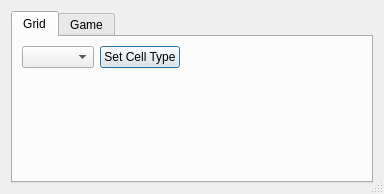
<?xml version="1.0" encoding="UTF-8"?>
<ui version="4.0">
 <class>DevMenu</class>
 <widget class="QDialog" name="DevMenu">
  <property name="geometry">
   <rect>
    <x>0</x>
    <y>0</y>
    <width>384</width>
    <height>194</height>
   </rect>
  </property>
  <property name="windowTitle">
   <string>Developer Menu</string>
  </property>
  <property name="sizeGripEnabled">
   <bool>true</bool>
  </property>
  <property name="modal">
   <bool>false</bool>
  </property>
  <layout class="QVBoxLayout" name="verticalLayout">
   <item>
    <widget class="QTabWidget" name="tabWidget">
     <property name="currentIndex">
      <number>0</number>
     </property>
     <widget class="QWidget" name="tabGrid">
      <attribute name="title">
       <string>Grid</string>
      </attribute>
      <layout class="QGridLayout" name="gridLayout">
       <item row="0" column="1">
        <widget class="QPushButton" name="pbSetCellType">
         <property name="text">
          <string>Set Cell Type</string>
         </property>
        </widget>
       </item>
       <item row="0" column="0">
        <widget class="QComboBox" name="cbSetCellType">
         <property name="sizePolicy">
          <sizepolicy hsizetype="Minimum" vsizetype="Fixed">
           <horstretch>0</horstretch>
           <verstretch>0</verstretch>
          </sizepolicy>
         </property>
        </widget>
       </item>
       <item row="1" column="0">
        <spacer name="verticalSpacer">
         <property name="orientation">
          <enum>Qt::Vertical</enum>
         </property>
         <property name="sizeHint" stdset="0">
          <size>
           <width>20</width>
           <height>40</height>
          </size>
         </property>
        </spacer>
       </item>
       <item row="0" column="2">
        <spacer name="horizontalSpacer">
         <property name="orientation">
          <enum>Qt::Horizontal</enum>
         </property>
         <property name="sizeHint" stdset="0">
          <size>
           <width>40</width>
           <height>20</height>
          </size>
         </property>
        </spacer>
       </item>
      </layout>
     </widget>
     <widget class="QWidget" name="tabGame">
      <attribute name="title">
       <string>Game</string>
      </attribute>
     </widget>
    </widget>
   </item>
  </layout>
 </widget>
 <resources/>
 <connections/>
</ui>
